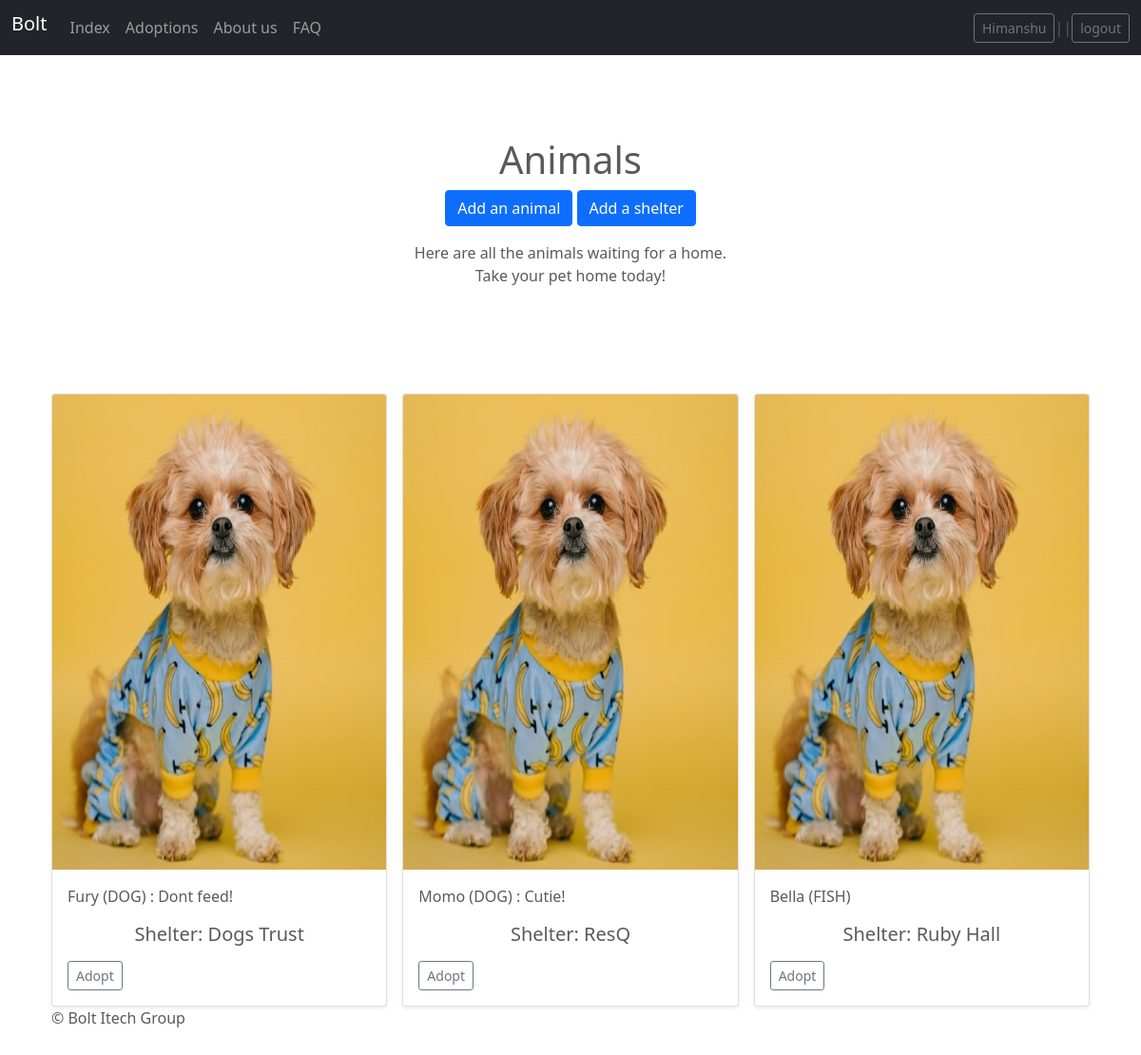
/bolt/adoptions/ (signed in), run on the app's committed database.
### bolt/models.py (models this page shows, shortened)
class UserProfile(models.Model):
    user = models.OneToOneField(User, on_delete=models.CASCADE)
    first_name = models.CharField(max_length=32)
    last_name = models.CharField(max_length=32)
    contact_number = models.CharField(max_length=15, unique=True)
    address = models.CharField(max_length=128)
    picture = models.ImageField(upload_to='profile_images', blank=True)
    is_caretaker = models.BooleanField(default=False)
    shelter = models.OneToOneField(Shelter, models.SET_NULL, null=True, blank=True, related_name='caretaker')

class Animal(models.Model):
    shelter = models.ForeignKey(Shelter, on_delete=models.CASCADE)
    user = models.ForeignKey(UserProfile, models.SET_NULL, blank=True, null=True)
    name = models.CharField(max_length=32, default="John Doe")
    KINDS_OF_ANIMALS_CHOICES = [
        ('DOG', 'Dog'),
        ('CAT', 'Cat'),
        ('BIRD', 'Bird'),
        ('FISH', 'Fish'),
        ('OTHER', 'Other'),
    ]
    kind = models.CharField(max_length=10, choices=KINDS_OF_ANIMALS_CHOICES, default='DOG')
    description = models.TextField(max_length=256, blank=True)
    picture = models.ImageField(upload_to='uploads/%Y/%m/%d/', blank=True)
    date_of_arrival = models.DateField(null=True, blank=True, default=date.today)
    @property
    def adoption_status(self):
        requests = Adopt.objects.filter(animal=self)
        if requests:
            for request in requests:
                if request.status == 'ACCEPTED':
                    return 'ADOPTED'
            return 'REQUESTED'
        return 'NOT_ADOPTED'

class Shelter(models.Model):
    name = models.CharField(max_length=128, unique=True)
    contact_number = models.CharField(max_length=15, unique=True)
    address = models.CharField(max_length=128)
    slug = models.SlugField(unique=True)
    def __str__(self):
        return self.name

### bolt/views.py (the view)
# urls.py: path('adoptions/', views.adoptions, name='adoptions'),
@login_required
def adoptions(request, animal_kind=''):
    context_dict = {}
    if animal_kind == '':
        animals = [a for a in Animal.objects.all() if a.adoption_status != 'ADOPTED']
    elif animal_kind == 'Others':
        animals = [a for a in Animal.objects.exclude(kind='DOG').exclude(kind='CAT') if a.adoption_status != 'ADOPTED']
    else:
        animals = [a for a in Animal.objects.filter(kind=animal_kind.upper()) if a.adoption_status != 'ADOPTED']
    requested_adoptions = []
    if not animals:
        context_dict['animals_list'] = None
        context_dict['pending_requests'] = None
        return render(request, 'bolt/adoptions.html', context=context_dict)
    not_adopted_animal_list = []
    for animal in animals:
        try:
            pending_request = Adopt.objects.get(animal=animal, user=request.user.userprofile)
            if pending_request.status == "PENDING":
                requested_adoptions.append(pending_request)
            else:
                not_adopted_animal_list.append(animal)
        except Adopt.DoesNotExist:
            not_adopted_animal_list.append(animal)
    context_dict['animals_list'] = get_list(not_adopted_animal_list)
    context_dict['pending_requests'] = get_list(requested_adoptions)
    return render(request, 'bolt/adoptions.html', context=context_dict)

### bolt/views.py (called while the page is built)
def get_list(animals):
    animals_list = []
    temp_list = []
    i = 0
    for animal in animals:
        temp_list.append(animal)
        i += 1
        if i % 3 == 0:
            i = 0
            animals_list.append(temp_list)
            temp_list = []
    if temp_list != []:
        animals_list.append(temp_list)
    return animals_list

### templates/bolt/adoptions.html (shortened to what this page needs)
{% extends 'bolt/base.html' %}
{% load static %}
{% block body_block %}
    <section class="py-5 text-center container">
        <div class="row py-lg-5">
            <div class="col-lg-6 col-md-8 mx-auto">
            <h1 class="fw-light">Animals</h1>
            <p>
              <a href="{% url 'bolt:add_animal' %}" class="btn btn-primary">Add an animal</a>
              {% if request.user.userprofile.is_caretaker %}
                <a href="{% url 'bolt:add_shelter' %}" class="btn btn-primary">Add a shelter</a>
              {% endif %}
            </p>
            {% if not animals_list %}
              All animals found a home today! :)
            {% else %}
              Here are all the animals waiting for a home.</br>
              Take your pet home today!
            {% endif %}
            </div>
        </div>
    </section>
    {% if animals_list %}
        <div class="container">
          {% for animals in animals_list %}
            <div class="row row-cols-1 row-cols-sm-2 row-cols-md-3 g-3">
            {% for animal in animals %}
              <div class="col">
                <div class="card shadow-sm">
                    {% if animal.picture %}
                        <img class="bd-placeholder-img card-img-top" width="90%" height="500" src="{{ animal.picture.url }}" preserveAspectRatio="xMidYMid slice" focusable="false">
                    {% else %}
                        <img class="bd-placeholder-img card-img-top" width="90%" height="500" src="/static/images/dog03.jpg" preserveAspectRatio="xMidYMid slice" focusable="false">
                    {% endif %}
                  <div class="card-body">
                    <p class="card-text">{{ animal.name }} ({{animal.kind}})
                      {% if animal.description %}
                        : {{ animal.description }}
                      {% endif %}
                      <br/>
                      <h4 class="lead text-center">Shelter: {{ animal.shelter }}</h4>
                    </p>
                    <div class="d-flex justify-content-between align-items-center">
                      <div class="btn-group">
                        <a href="{% url 'bolt:make_request' animal.pk %}" class="btn btn-sm btn-outline-secondary">Adopt</a>
                      </div>
                    </div>
                  </div>
                </div>
              </div>
            {% endfor %}
            </div>
            {% endfor %}
        </div>
    {% endif %}
{% endblock %}

### templates/bolt/base.html (shortened to what this page needs)
<!DOCTYPE html>
{% load static %}
<html lang="en">
    <head>
        <link href="/static/bootstrap/css/bootstrap.min.css" rel="stylesheet">
        <link href="/static/bootstrap/css/carousel.css" rel="stylesheet">
    </head>
    <body>
        <header>
            <nav class="navbar navbar-expand-md navbar-dark fixed-top bg-dark">
              <div class="container-fluid">
                <h1 class="navbar-brand" >Bolt</h1>
                <div class="collapse navbar-collapse" id="navbarCollapse">
                  <ul class="navbar-nav me-auto mb-2 mb-md-0">
                    <li class="nav-item"><a class="nav-link" aria-current="page" href="{% url 'bolt:index' %}">Index</a></li>
                    <li class="nav-item">
                      <a class="nav-link" href="{% url 'bolt:adoptions' %}">Adoptions</a>
                    </li>
                    <li class="nav-item">
                      <a class="nav-link" href="{% url 'bolt:about' %}">About us</a>
                    </li>
                    <li class="nav-item">
                      <a class="nav-link" href="{% url 'bolt:fqa' %}">FAQ</a>
                    </li>
                  </ul>
                    {% if user.is_authenticated %}
                        <a class="btn btn-sm btn-outline-secondary" href="{% url 'bolt:myaccount' %}">{{ user.userprofile.first_name }}</a>||
                        <a class="btn btn-sm btn-outline-secondary" href="{% url 'bolt:logout' %}">logout</a>
                    {% else %}
                        <a class="btn btn-sm btn-outline-secondary" href="{% url 'bolt:login' %}">Log in</a>
                        <a class="btn btn-sm btn-outline-secondary" href="{% url 'bolt:register' %}">Register Here</a>
                    {% endif %}
                </div>
              </div>
            </nav>
          </header>
        <div class="container-fluid">
            <div class="row">
                <main role="main">
                    {% block body_block %}{% endblock %}
                    <footer class="container">
                        <p>&copy; Bolt Itech Group</p>
                      </footer>
                </main>
            </div>
        </div>
    </body>
</html>

### templates/bolt/base.html (style rules this page uses)
.bd-placeholder-img { font-size: 1.125rem; text-anchor: middle; -webkit-user-select: none; -moz-user-select: none; user-select: none; }

### data on the page
Animal: name "Fury", kind "DOG", description "Dont feed!", shelter "Dogs Trust"
Animal: name "Momo", kind "DOG", description "Cutie!", shelter "ResQ"
Animal: name "Bella", kind "FISH", shelter "Ruby Hall"

### other printed values
{{ user.userprofile.first_name }} "Himanshu"
